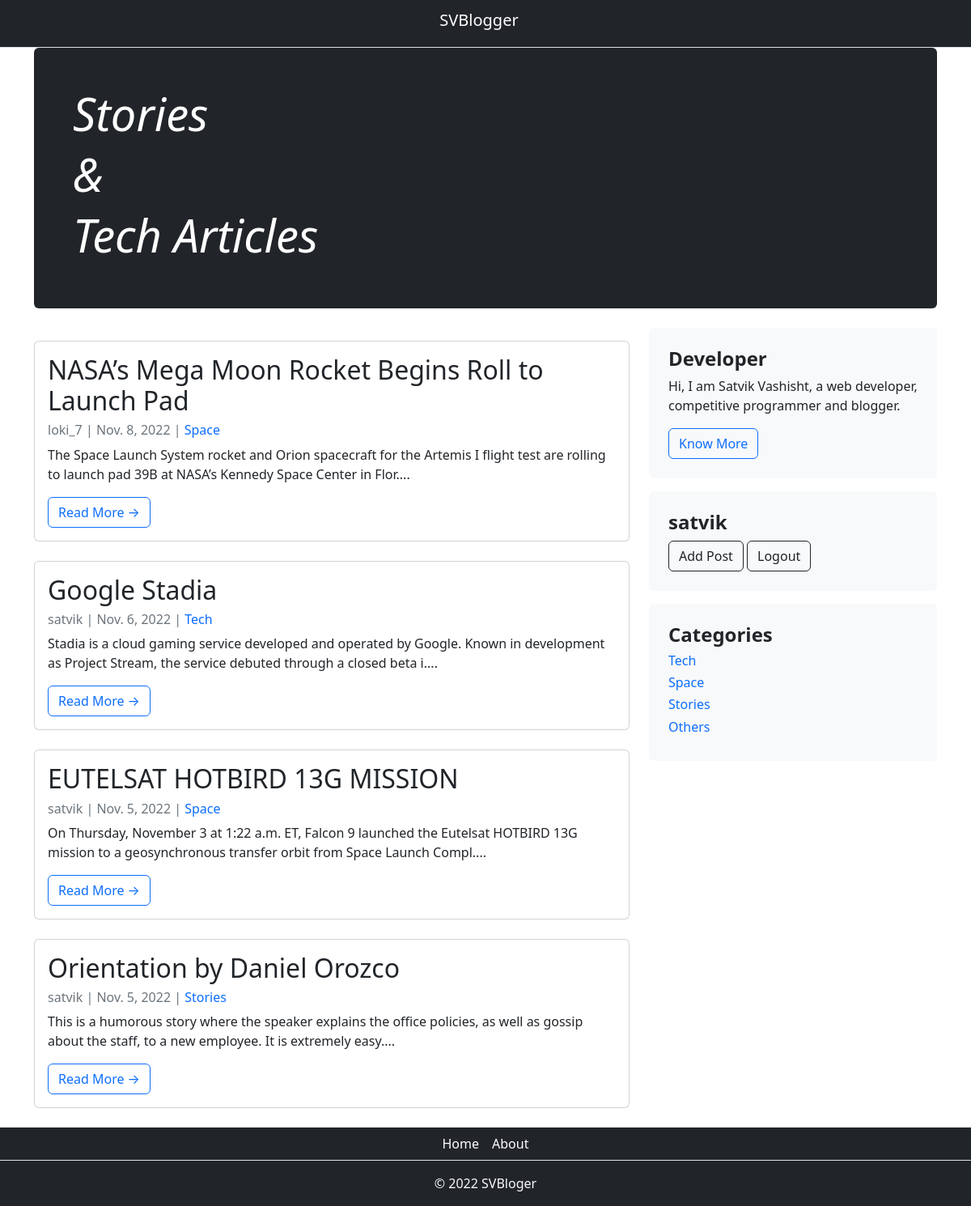
The app's page / (signed in) with its own data.
### home/models.py (models this page shows, shortened)
class Post(models.Model):
    title = models.CharField(max_length=100)
    author = models.ForeignKey(User, on_delete=models.CASCADE)
    body = models.TextField()
    created_on = models.DateField(auto_now_add=True)
    category = models.CharField(max_length=100, default='others')
    likes = models.ManyToManyField(User, related_name='blog_post')

class Category(models.Model):
    name = models.CharField(max_length=100)
    def __str__(self):
        return self.name

### home/views.py (the view)
# urls.py: 2. Add a URL to urlpatterns:  path('', Home.as_view(), name='home')
class Home(ListView):
    model = Post
    template_name = "home.html"
    ordering = ['-created_on']
    def get_context_data(self, *args, **kwargs):
        cat_menu = Category.objects.all()
        context = super(Home, self).get_context_data(*args, **kwargs)
        context["cat_menu"] = cat_menu
        return context

### home/templates/home.html
{% extends "base.html" %}
{% block content %}
<div class="container">
    <div class="p-4 p-md-5 mb-4 text-bg-dark rounded">
      <div class="col-md-6 px-0">
        <h1 class="display-4 fst-italic">Stories</h1>
        <h1 class="display-4 fst-italic">&</h1>
        <h1 class="display-4 fst-italic">Tech Articles</h1>
      </div>
    </div>
</div>
<div class="container">
  <div class="row">
      <div class="col-md-8 mt-3 left">
          {% for post in post_list %}
          <div class="card mb-4">
              <div class="card-body">
                  <h2 class="card-title">{{ post.title }}</h2>
                  <p class="card-text text-muted h6">{{ post.author }} |  {{ post.created_on }} | <a href="{% url 'category' post.category %}" style="text-decoration: none;">{{ post.category }}</a></p>
                  <p class="card-text">{{ post.body | slice:":150" | safe }}....</p>
                  <a href="{% url 'post' post.pk  %}" class="btn btn-outline-primary">Read More &rarr;</a>
              </div>
          </div>
          {% endfor %}
      </div>
      {% block sidebar %} {% include 'sidebar.html' %} {% endblock sidebar %}
  </div>
</div>
{%endblock%}

### home/templates/sidebar.html
{% block sidebar %}
<div class="col-md-4">
    <div class="position-sticky" style="top: 2rem;">
        <div class="p-4 mb-3 bg-light rounded">
          <h4 class=""><strong>Developer</strong></h4>
          <p class=" mb-0">Hi, I am Satvik Vashisht, a web developer, competitive programmer and blogger.</p>
          <a href="https://morning-coast-06742.herokuapp.com/" class="btn btn-outline-primary mt-3">Know More</a>
        </div>
        <div class="p-4 mb-3 bg-light rounded">
          {% if user.is_authenticated %}
          <h4 class="title"><strong>{{ user.username }}</strong></h4>
          <a href="{% url 'addpost' %}"><button type="button" class="btn btn-outline-dark text-center">Add Post</button></a>
          <a href="{% url 'logout' %}"><button type="button" class="btn btn-outline-dark text-center">Logout</button></a>
          {% else %}
          <a href="{% url 'login' %}"><button type="button" class="btn btn-outline-dark text-center">Login</button></a>
          <a href="{% url 'register' %}"><button type="button" class="btn btn-outline-dark text-center">Register</button></a>
          {% endif %}
        </div>
        <div class="p-4 mb-3 bg-light rounded">
          <h4 class=""><strong>Categories</strong></h4>
            {% for item in cat_menu %}
            <h6 class=""><a href="{% url 'category' item %}" style="text-decoration: none;">{{ item }}</a></h6>
            {% endfor %}
        </div>
    </div>
</div>
{% endblock sidebar %}

### home/templates/base.html (style rules this page uses)
html, body { height: 100%; width: 100%; margin: 0; display: table; }

### records on screen
Post: title "NASA’s Mega Moon Rocket Begins Roll to Launch Pad", author "loki_7", created_on "Nov. 8, 2022", category "Space", body "The Space Launch System rocket and Orion spacecraft for the Artemis I flight test are rolling to launch pad 39B at NASA’s Kennedy Space Center in Flor"
Post: title "Google Stadia", author "satvik", created_on "Nov. 6, 2022", category "Tech", body "Stadia is a cloud gaming service developed and operated by Google. Known in development as Project Stream, the service debuted through a closed beta i"
Post: title "EUTELSAT HOTBIRD 13G MISSION", author "satvik", created_on "Nov. 5, 2022", category "Space", body "On Thursday, November 3 at 1:22 a.m. ET, Falcon 9 launched the Eutelsat HOTBIRD 13G mission to a geosynchronous transfer orbit from Space Launch Compl"
Post: title "Orientation by Daniel Orozco", author "satvik", created_on "Nov. 5, 2022", category "Stories", body "This is a humorous story where the speaker explains the office policies, as well as gossip about the staff, to a new employee. It is extremely easy"
Category: name "Tech"
Category: name "Space"
Category: name "Stories"
Category: name "Others"

### other values on screen
{{ user.username }} "satvik"
